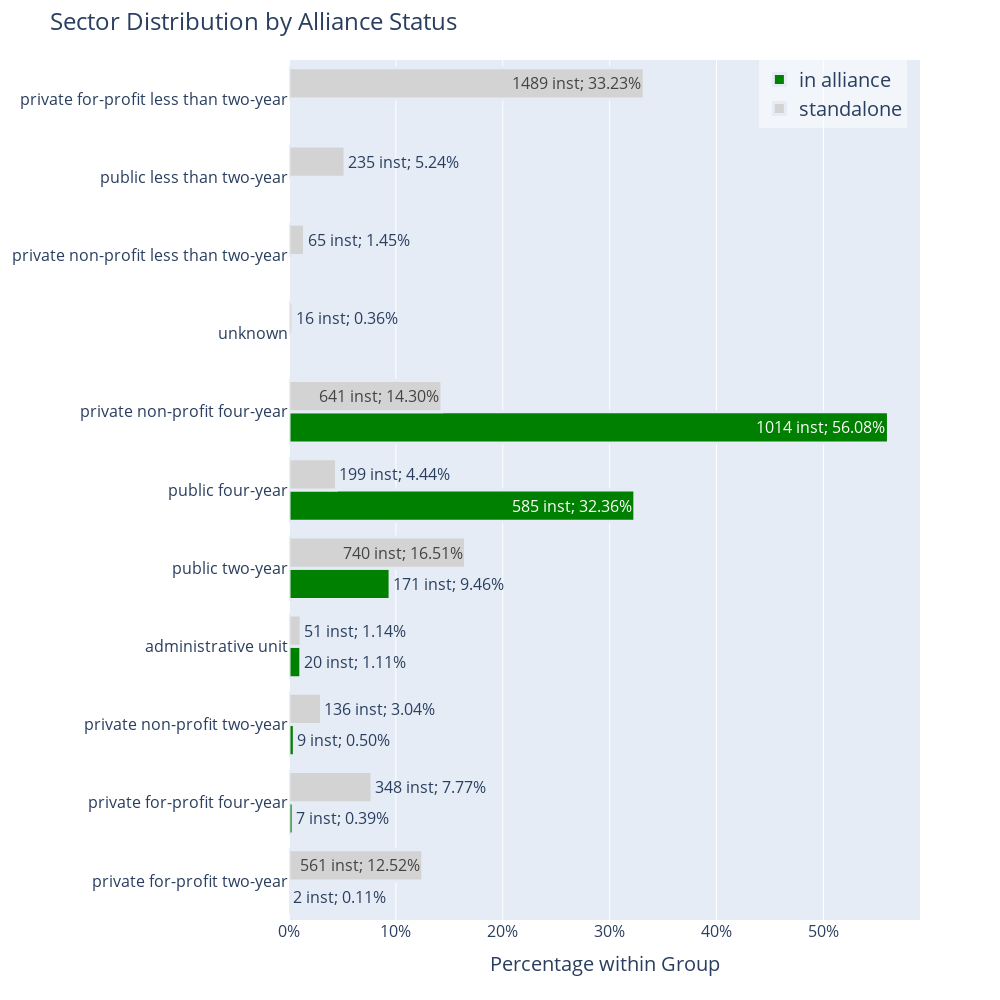

The notebook cell this image was saved under:
### Code cell
in_alliance_sector_count = pd.DataFrame(directory[directory['in_alliance']==1]['sector'].value_counts(normalize=False)).reset_index().rename(columns={'index':'sector', 'sector':'count'})
standalone_sector_count = pd.DataFrame(directory[directory['in_alliance']==0]['sector'].value_counts(normalize=False)).reset_index().rename(columns={'index':'sector', 'sector':'count'})
in_alliance_sector_percentage = pd.DataFrame(directory[directory['in_alliance']==1]['sector'].value_counts(normalize=True)).reset_index().rename(columns={'index':'sector', 'sector':'percentage'})
standalone_sector_percentage = pd.DataFrame(directory[directory['in_alliance']==0]['sector'].value_counts(normalize=True)).reset_index().rename(columns={'index':'sector', 'sector':'percentage'})
table = pd.merge(in_alliance_sector_count, in_alliance_sector_percentage, on='sector', how = 'outer').merge(standalone_sector_count, on='sector', how = 'outer').merge(standalone_sector_percentage, on='sector', how = 'outer')

sector_dict = {0:'administrative unit',1:'public four-year', 2:'private non-profit four-year', 3:'private for-profit four-year', 4:'public two-year', 5:'private non-profit two-year',
               6:'private for-profit two-year', 7:'public less than two-year', 8:'private non-profit less than two-year', 9:'private for-profit less than two-year', -1:'unknown', -2:'not applicable',-3:'suppressed data'}

table['sector'] = table['sector'].astype(int).replace(sector_dict)
in_alliance_table = pd.merge(in_alliance_sector_count, in_alliance_sector_percentage, on='sector')
in_alliance_table['alliance status'] = 'in alliance'
standalone_table = pd.merge(standalone_sector_count, standalone_sector_percentage, on='sector')
standalone_table['alliance status'] = 'standalone'
viz_table = pd.concat([in_alliance_table, standalone_table])
viz_table['sector'] = viz_table['sector'].astype(int).replace(sector_dict)
import plotly.express as px

# Sort the dataframe by percentage for in alliance group in descending order
viz_table_sorted = viz_table.sort_values(by=['percentage'], ascending=True)
# Create a grouped bar chart with custom bar width and opacity
fig = px.bar(viz_table_sorted, x='percentage', y='sector', color='alliance status',text='count',
             color_discrete_map={'standalone': 'lightgrey', 'in alliance': 'green'},
             barmode='group', labels={'percentage': 'Percentage', 'sector': 'Sector', 'count': 'Count'})

# Add custom labels to the bars with larger font size
fig.update_traces(texttemplate='%{text} inst; %{x:.2%}',
                  marker=dict(line=dict(width=3)), # Adjust bar width
                  textfont=dict(size=16)) # Adjust label font size

# Update layout
fig.update_layout(title_text='Sector Distribution by Alliance Status', title_font_size=24,
                  xaxis=dict(title='Percentage within Group', titlefont=dict(size=20), tickfont=dict(size=16), showticklabels=True, tickformat='.0%'),
                  yaxis=dict(title=None, showticklabels=True, ticktext=viz_table_sorted['sector'], tickfont=dict(size=16)),
                  legend=dict(title=None, font=dict(size=20), xanchor='right', x=0.98, yanchor='top', bgcolor='rgba(255,255,255,0.5)', bordercolor='rgba(0,0,0,0.5)', borderwidth=0), # Update legend properties
                  width=1000, # Adjust figure width
                  height=1000) # Adjust figure height

# Show the figure
fig.show()

### Figure 1 — Plotly figure (JSON) as saved in the notebook; plotly's stock layout.template omitted (floating-point values rounded to 4 significant figures)
{"data": [{"alignmentgroup": "True", "hovertemplate": "alliance status=in alliance<br>Percentage=%{x}<br>Sector=%{y}<br>Count=%{text}<extra></extra>", "legendgroup": "in alliance", "marker": {"color": "green", "line": {"width": 3}, "pattern": {"shape": ""}}, "name": "in alliance", "offsetgroup": "in alliance", "orientation": "h", "showlegend": true, "text": [2, 7, 9, 20, 171, 585, 1014], "textfont": {"size": 16}, "textposition": "auto", "texttemplate": "%{text} inst; %{x:.2%}", "type": "bar", "x": [0.001106, 0.003872, 0.004978, 0.01106, 0.09458, 0.3236, 0.5608], "xaxis": "x", "y": ["private for-profit two-year", "private for-profit four-year", "private non-profit two-year", "administrative unit", "public two-year", "public four-year", "private non-profit four-year"], "yaxis": "y"}, {"alignmentgroup": "True", "hovertemplate": "alliance status=standalone<br>Percentage=%{x}<br>Sector=%{y}<br>Count=%{text}<extra></extra>", "legendgroup": "standalone", "marker": {"color": "lightgrey", "line": {"width": 3}, "pattern": {"shape": ""}}, "name": "standalone", "offsetgroup": "standalone", "orientation": "h", "showlegend": true, "text": [16, 51, 65, 136, 199, 235, 348, 561, 641, 740, 1489], "textfont": {"size": 16}, "textposition": "auto", "texttemplate": "%{text} inst; %{x:.2%}", "type": "bar", "x": [0.003571, 0.01138, 0.01451, 0.03035, 0.04441, 0.05244, 0.07766, 0.1252, 0.143, 0.1651, 0.3323], "xaxis": "x", "y": ["unknown", "administrative unit", "private non-profit less than two-year", "private non-profit two-year", "public four-year", "public less than two-year", "private for-profit four-year", "private for-profit two-year", "private non-profit four-year", "public two-year", "private for-profit less than two-year"], "yaxis": "y"}], "layout": {"barmode": "group", "height": 1000, "legend": {"bgcolor": "rgba(255,255,255,0.5)", "bordercolor": "rgba(0,0,0,0.5)", "borderwidth": 0, "font": {"size": 20}, "title": {}, "tracegroupgap": 0, "x": 0.98, "xanchor": "right", "yanchor": "top"}, "margin": {"t": 60}, "title": {"font": {"size": 24}, "text": "Sector Distribution by Alliance Status"}, "width": 1000, "xaxis": {"anchor": "y", "domain": [0, 1], "showticklabels": true, "tickfont": {"size": 16}, "tickformat": ".0%", "title": {"font": {"size": 20}, "text": "Percentage within Group"}}, "yaxis": {"anchor": "x", "domain": [0, 1], "showticklabels": true, "tickfont": {"size": 16}, "ticktext": ["private for-profit two-year", "unknown", "private for-profit four-year", "private non-profit two-year", "administrative unit", "administrative unit", "private non-profit less than two-year", "private non-profit two-year", "public four-year", "public less than two-year", "private for-profit four-year", "public two-year", "private for-profit two-year", "private non-profit four-year", "public two-year", "public four-year", "private for-profit less than two-year", "private non-profit four-year"], "title": {}}}}
